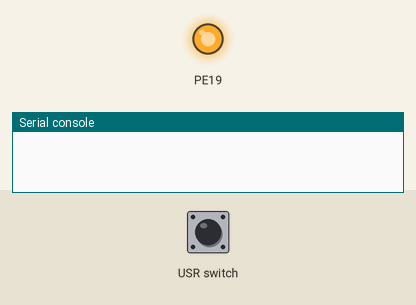
Simulated run of this program. Board: pyboard running MicroPython. On the bench: output pins drawn as LEDs (lit = HIGH), the last lines printed to the serial console. The inputs (shaded band) are chosen by the test bench.

Above: at 1.2 s.
1.3 s: USR switch pressed for 0.15 s
At 2.5 s:
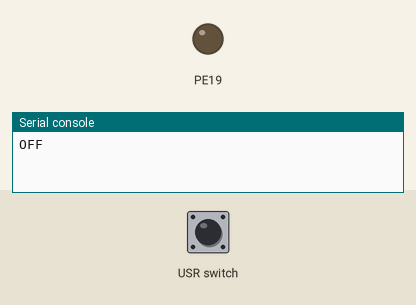
2.9 s: USR switch pressed for 1 s
At 3.8 s:
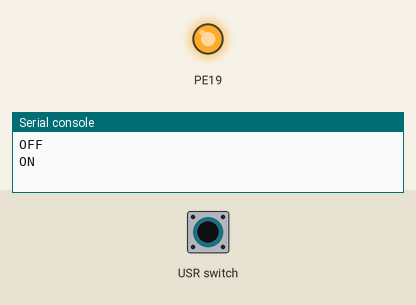
5.4 s: USR switch pressed for 3.2 s
At 5.7 s:
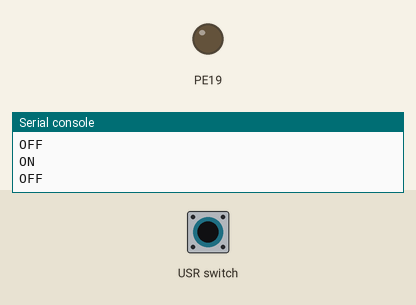
Timing chart, 0 to 8.4 s (numbered marks = the images above; inputs shaded):
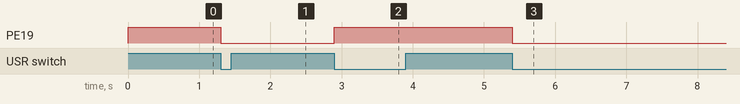

Measured:
- after the input at 1.3 s, PE19: HIGH → LOW at once
- after the input at 2.9 s, PE19: LOW → HIGH at once
- after the input at 5.4 s, PE19: HIGH → LOW at once

The program:

button2.py
```python
from pyb import Switch, Pin


led = Pin('LED_BLUE', Pin.OUT_PP)
btn = Switch()


def cb():
    state = btn.value()
    led.value(not led.value())
    print('ON' if led.value() else 'OFF')


btn.callback(cb)
led.on()
```
